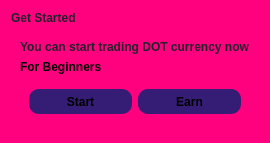
                     <widget class="QFrame" name="frame_65">
                      <property name="styleSheet">
                       <string notr="true">border-radius:10px;
background-color: rgb(255, 0, 127);</string>
                      </property>
                      <property name="frameShape">
                       <enum>QFrame::StyledPanel</enum>
                      </property>
                      <property name="frameShadow">
                       <enum>QFrame::Raised</enum>
                      </property>
                      <layout class="QVBoxLayout" name="verticalLayout_31">
                       <item>
                        <widget class="QLabel" name="label_26">
                         <property name="font">
                          <font>
                           <weight>75</weight>
                           <bold>true</bold>
                          </font>
                         </property>
                         <property name="text">
                          <string>&lt;html&gt;&lt;head/&gt;&lt;body&gt;&lt;p&gt;&lt;span style=&quot; color:#1f232a;&quot;&gt;Get Started&lt;/span&gt;&lt;/p&gt;&lt;/body&gt;&lt;/html&gt;</string>
                         </property>
                         <property name="textFormat">
                          <enum>Qt::AutoText</enum>
                         </property>
                        </widget>
                       </item>
                       <item>
                        <widget class="QFrame" name="frame_67">
                         <property name="frameShape">
                          <enum>QFrame::StyledPanel</enum>
                         </property>
                         <property name="frameShadow">
                          <enum>QFrame::Raised</enum>
                         </property>
                         <layout class="QVBoxLayout" name="verticalLayout_44">
                          <item>
                           <widget class="QLabel" name="label_71">
                            <property name="font">
                             <font>
                              <weight>75</weight>
                              <bold>true</bold>
                             </font>
                            </property>
                            <property name="text">
                             <string>&lt;html&gt;&lt;head/&gt;&lt;body&gt;&lt;p&gt;&lt;span style=&quot; color:#1f232a;&quot;&gt;You can start trading DOT currency now&lt;/span&gt;&lt;/p&gt;&lt;/body&gt;&lt;/html&gt;</string>
                            </property>
                            <property name="textFormat">
                             <enum>Qt::AutoText</enum>
                            </property>
                           </widget>
                          </item>
                          <item>
                           <widget class="QLabel" name="label_72">
                            <property name="font">
                             <font>
                              <weight>75</weight>
                              <bold>true</bold>
                             </font>
                            </property>
                            <property name="text">
                             <string>For Beginners</string>
                            </property>
                            <property name="textFormat">
                             <enum>Qt::AutoText</enum>
                            </property>
                           </widget>
                          </item>
                          <item>
                           <widget class="QFrame" name="frame_57">
                            <property name="frameShape">
                             <enum>QFrame::StyledPanel</enum>
                            </property>
                            <property name="frameShadow">
                             <enum>QFrame::Raised</enum>
                            </property>
                            <layout class="QHBoxLayout" name="horizontalLayout_25">
                             <item>
                              <widget class="QPushButton" name="pushButton_20">
                               <property name="sizePolicy">
                                <sizepolicy hsizetype="Minimum" vsizetype="Fixed">
                                 <horstretch>0</horstretch>
                                 <verstretch>0</verstretch>
                                </sizepolicy>
                               </property>
                               <property name="minimumSize">
                                <size>
                                 <width>40</width>
                                 <height>25</height>
                                </size>
                               </property>
                               <property name="font">
                                <font>
                                 <weight>75</weight>
                                 <bold>true</bold>
                                </font>
                               </property>
                               <property name="styleSheet">
                                <string notr="true">background-color: #351c75;
border-radius:10px;</string>
                               </property>
                               <property name="text">
                                <string>Start</string>
                               </property>
                              </widget>
                             </item>
                             <item>
                              <widget class="QPushButton" name="pushButton_8">
                               <property name="sizePolicy">
                                <sizepolicy hsizetype="Minimum" vsizetype="Fixed">
                                 <horstretch>0</horstretch>
                                 <verstretch>0</verstretch>
                                </sizepolicy>
                               </property>
                               <property name="minimumSize">
                                <size>
                                 <width>40</width>
                                 <height>25</height>
                                </size>
                               </property>
                               <property name="font">
                                <font>
                                 <weight>75</weight>
                                 <bold>true</bold>
                                </font>
                               </property>
                               <property name="styleSheet">
                                <string notr="true">background-color: #351c75;
border-radius:10px;</string>
                               </property>
                               <property name="text">
                                <string>Earn</string>
                               </property>
                              </widget>
                             </item>
                            </layout>
                           </widget>
                          </item>
                         </layout>
                        </widget>
                       </item>
                      </layout>
                     </widget>
